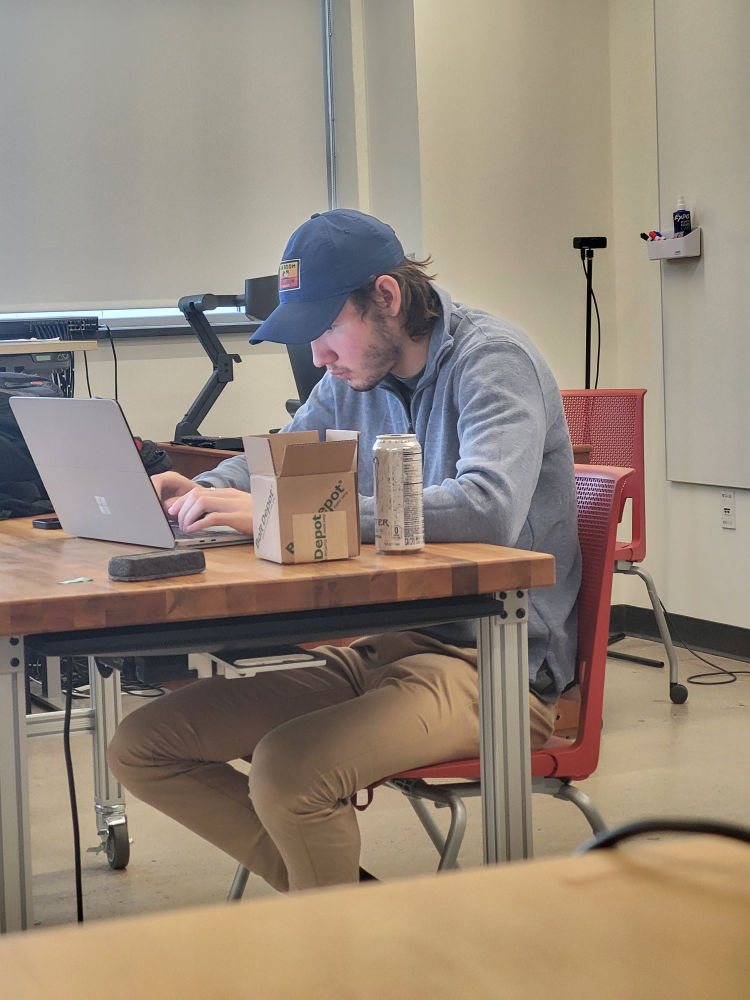
#> input picture Assets/CoopPhoto.jpg, 3000 x 4000 px, found by its file name (shown at 1/4 size)
$ python sampleCode.py
#> lines starting #> are read from the running program, lines starting #| are printed output that depends on the picture
import cv2

img = cv2.imread('Project Kiwi/Assets/CoopPhoto.jpg', 1)
#> img is the input picture: shape (4000, 3000, 3); mean B, G, R 121.4, 135.7, 149.4
img = cv2.resize(img, (400, 400))
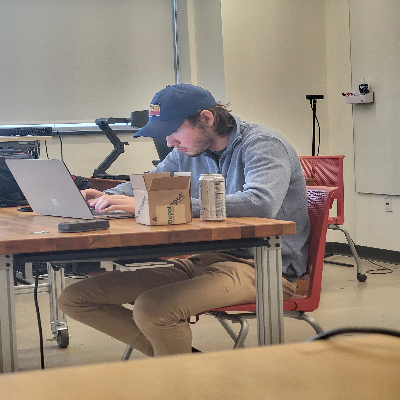
#> img: shape (400, 400, 3); mean B, G, R 121.4, 135.8, 149.4


cv2.imshow('Image', img)
cv2.waitKey(0)
cv2.destroyAllWindows()

$ run again, with Assets/1.jpg copied over Assets/CoopPhoto.jpg
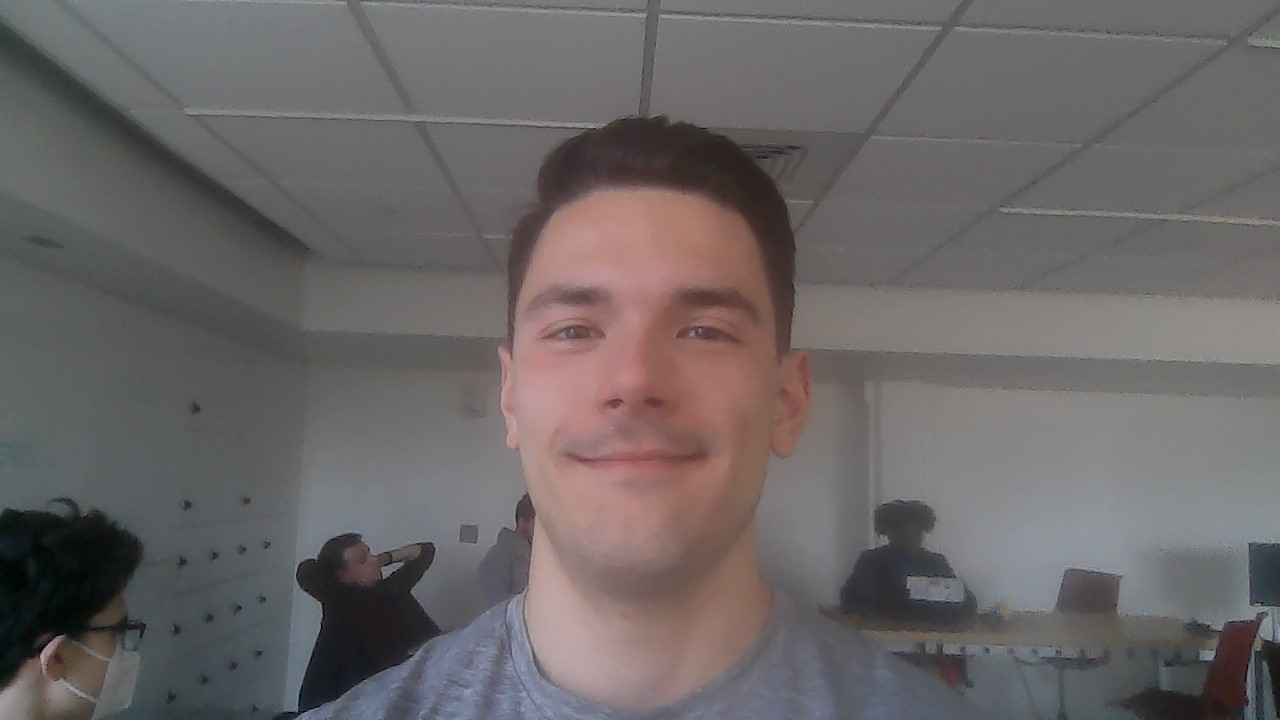
#> input picture Assets/1.jpg, 1280 x 720 px, found by its file name
#> img is the input picture: shape (720, 1280, 3); mean B, G, R 102.3, 102.2, 107
#> `img = cv2.resize(img, (400, 400))`:
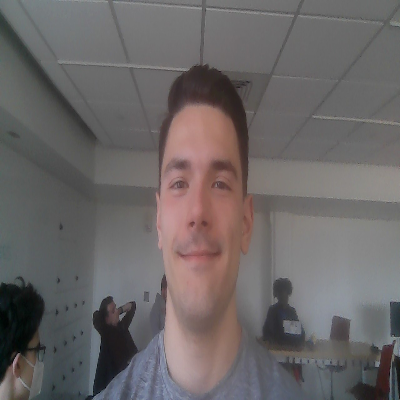
#> img: shape (400, 400, 3); mean B, G, R 102.2, 102.2, 106.9

$ run again, with Assets/3.jpg copied over Assets/CoopPhoto.jpg
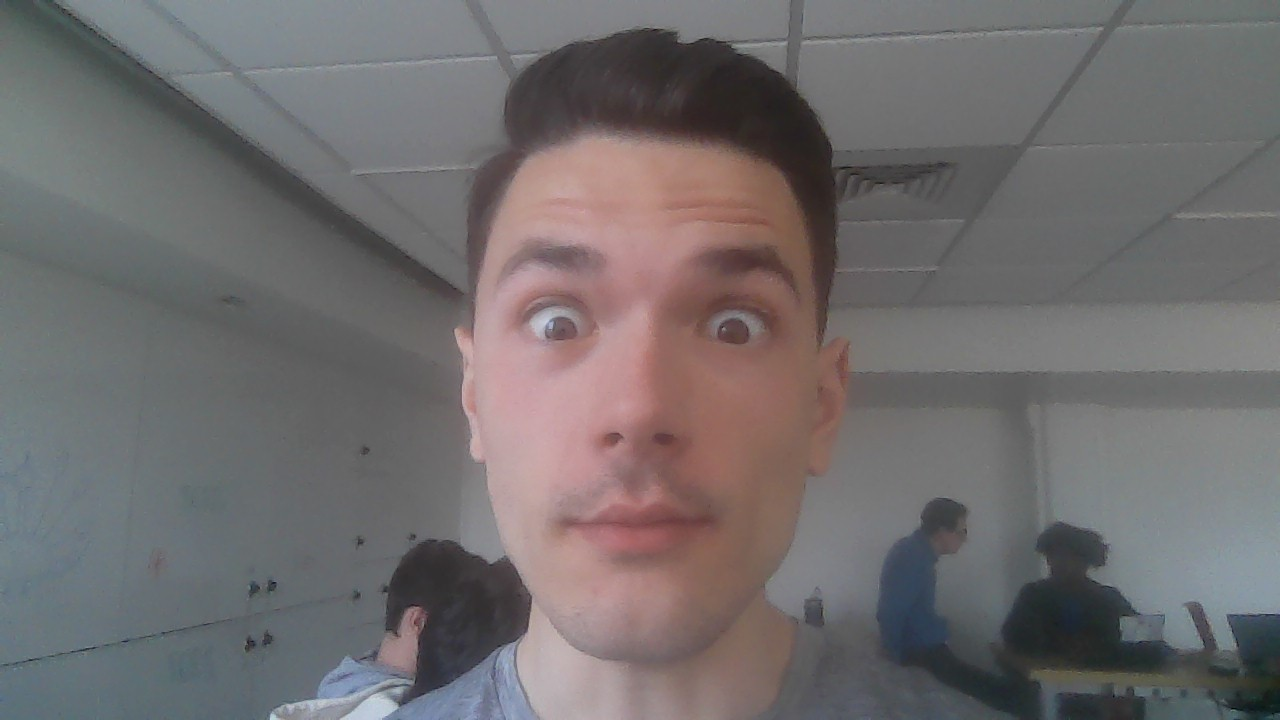
#> input picture Assets/3.jpg, 1280 x 720 px, found by its file name
#> img is the input picture: shape (720, 1280, 3); mean B, G, R 109.4, 108.6, 112.6
#> `img = cv2.resize(img, (400, 400))`:
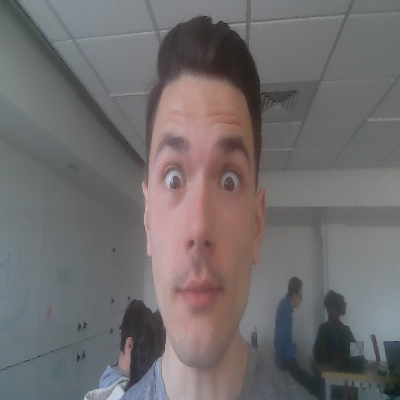
#> img: shape (400, 400, 3); mean B, G, R 109.3, 108.6, 112.5

$ run again, with Assets/4.jpg copied over Assets/CoopPhoto.jpg
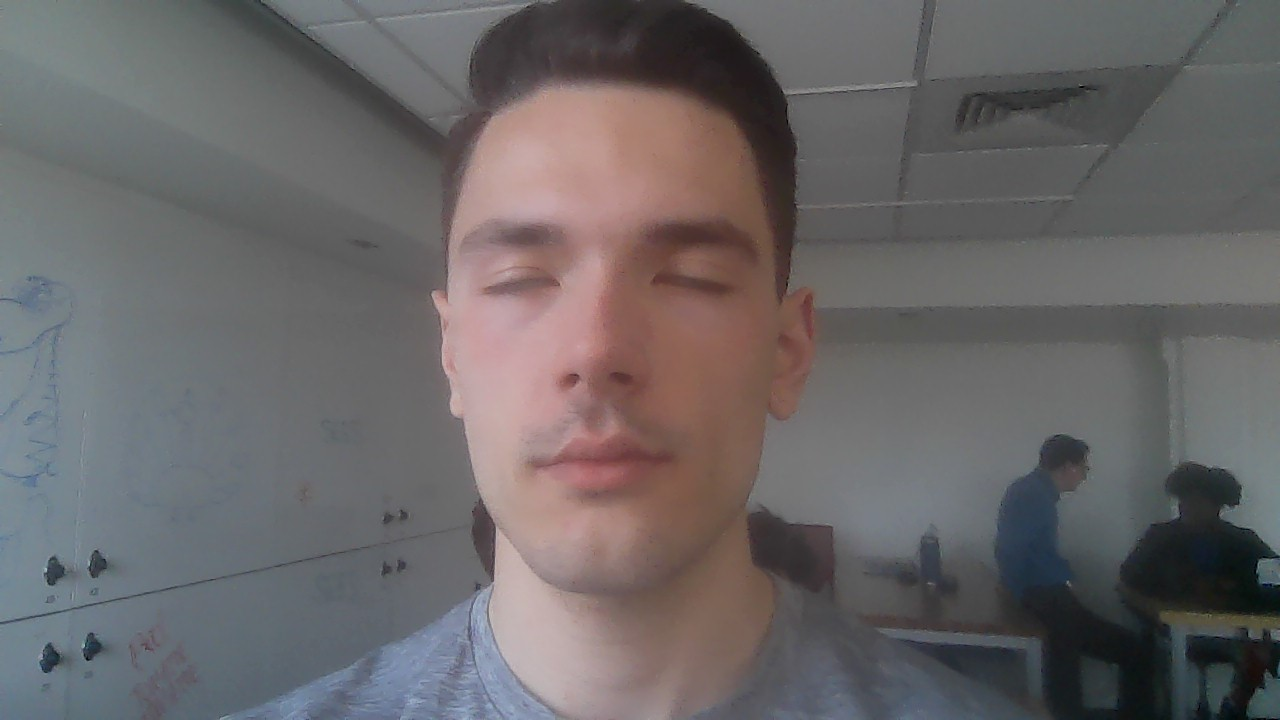
#> input picture Assets/4.jpg, 1280 x 720 px, found by its file name
#> img is the input picture: shape (720, 1280, 3); mean B, G, R 103.3, 102.3, 105.9
#> `img = cv2.resize(img, (400, 400))`:
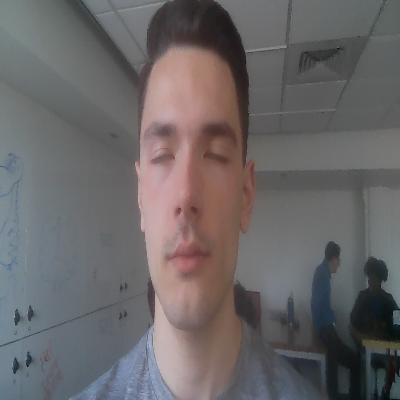
#> img: shape (400, 400, 3); mean B, G, R 103.3, 102.3, 105.8
